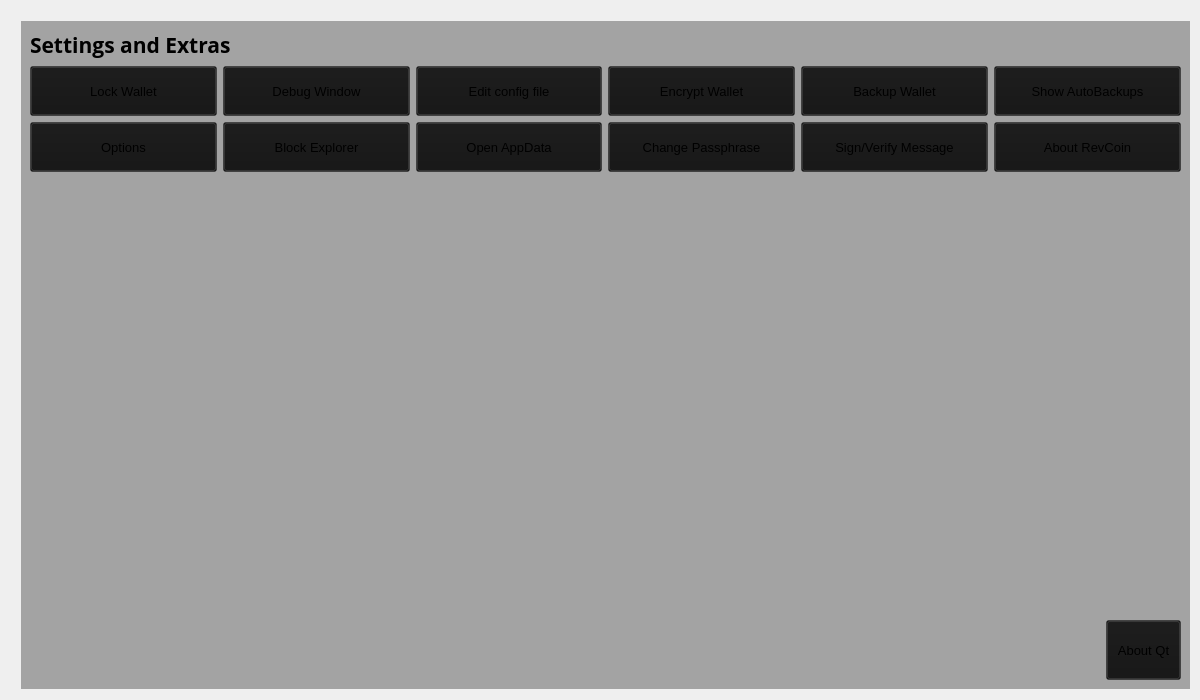
<?xml version="1.0" encoding="UTF-8"?>
<ui version="4.0">
 <class>SettingsPage</class>
 <widget class="QWidget" name="SettingsPage">
  <property name="windowModality">
   <enum>Qt::NonModal</enum>
  </property>
  <property name="enabled">
   <bool>true</bool>
  </property>
  <property name="geometry">
   <rect>
    <x>0</x>
    <y>0</y>
    <width>1200</width>
    <height>700</height>
   </rect>
  </property>
  <property name="sizePolicy">
   <sizepolicy hsizetype="Expanding" vsizetype="Expanding">
    <horstretch>0</horstretch>
    <verstretch>0</verstretch>
   </sizepolicy>
  </property>
  <property name="minimumSize">
   <size>
    <width>0</width>
    <height>0</height>
   </size>
  </property>
  <property name="acceptDrops">
   <bool>false</bool>
  </property>
  <property name="windowTitle">
   <string>Form</string>
  </property>
  <property name="styleSheet">
   <string notr="true"/>
  </property>
  <layout class="QGridLayout">
   <property name="sizeConstraint">
    <enum>QLayout::SetMaximumSize</enum>
   </property>
   <property name="leftMargin">
    <number>21</number>
   </property>
   <property name="topMargin">
    <number>21</number>
   </property>
   <property name="rightMargin">
    <number>10</number>
   </property>
   <item row="1" column="0">
    <widget class="QWidget" name="widget" native="true">
     <property name="sizePolicy">
      <sizepolicy hsizetype="Expanding" vsizetype="Expanding">
       <horstretch>0</horstretch>
       <verstretch>0</verstretch>
      </sizepolicy>
     </property>
     <property name="styleSheet">
      <string notr="true">background: transparent;
background-color: rgb(20, 20, 20, 0.35);
</string>
     </property>
     <layout class="QGridLayout" name="gridLayout01">
      <item row="2" column="0">
       <layout class="QHBoxLayout" name="horizontalLayout_3">
        <item>
         <widget class="QPushButton" name="options">
          <property name="minimumSize">
           <size>
            <width>0</width>
            <height>50</height>
           </size>
          </property>
          <property name="font">
           <font>
            <pointsize>10</pointsize>
           </font>
          </property>
          <property name="text">
           <string>Options</string>
          </property>
         </widget>
        </item>
        <item>
         <widget class="QPushButton" name="blockexplorer">
          <property name="minimumSize">
           <size>
            <width>0</width>
            <height>50</height>
           </size>
          </property>
          <property name="font">
           <font>
            <pointsize>10</pointsize>
           </font>
          </property>
          <property name="text">
           <string>Block Explorer</string>
          </property>
         </widget>
        </item>
        <item>
         <widget class="QPushButton" name="open_datafolder">
          <property name="minimumSize">
           <size>
            <width>0</width>
            <height>50</height>
           </size>
          </property>
          <property name="font">
           <font>
            <pointsize>10</pointsize>
           </font>
          </property>
          <property name="text">
           <string>Open AppData</string>
          </property>
         </widget>
        </item>
        <item>
         <widget class="QPushButton" name="changepassphrase">
          <property name="minimumSize">
           <size>
            <width>0</width>
            <height>50</height>
           </size>
          </property>
          <property name="font">
           <font>
            <pointsize>10</pointsize>
           </font>
          </property>
          <property name="text">
           <string>Change Passphrase</string>
          </property>
         </widget>
        </item>
        <item>
         <widget class="QPushButton" name="signmesage">
          <property name="minimumSize">
           <size>
            <width>0</width>
            <height>50</height>
           </size>
          </property>
          <property name="font">
           <font>
            <pointsize>10</pointsize>
           </font>
          </property>
          <property name="text">
           <string>Sign/Verify Message</string>
          </property>
         </widget>
        </item>
        <item>
         <widget class="QPushButton" name="aboutcoin">
          <property name="minimumSize">
           <size>
            <width>0</width>
            <height>50</height>
           </size>
          </property>
          <property name="font">
           <font>
            <pointsize>10</pointsize>
           </font>
          </property>
          <property name="text">
           <string>About RevCoin</string>
          </property>
         </widget>
        </item>
       </layout>
      </item>
      <item row="6" column="0">
       <layout class="QHBoxLayout" name="horizontalLayout_5">
        <property name="bottomMargin">
         <number>0</number>
        </property>
        <item>
         <spacer name="horizontalSpacer">
          <property name="orientation">
           <enum>Qt::Horizontal</enum>
          </property>
          <property name="sizeHint" stdset="0">
           <size>
            <width>40</width>
            <height>20</height>
           </size>
          </property>
         </spacer>
        </item>
        <item>
         <widget class="QPushButton" name="aboutqt">
          <property name="minimumSize">
           <size>
            <width>60</width>
            <height>60</height>
           </size>
          </property>
          <property name="maximumSize">
           <size>
            <width>75</width>
            <height>16777215</height>
           </size>
          </property>
          <property name="font">
           <font>
            <pointsize>10</pointsize>
           </font>
          </property>
          <property name="text">
           <string>About Qt</string>
          </property>
         </widget>
        </item>
       </layout>
      </item>
      <item row="0" column="0">
       <layout class="QHBoxLayout" name="horizontalLayout_4">
        <property name="spacing">
         <number>7</number>
        </property>
        <item>
         <widget class="QLabel" name="label_5">
          <property name="font">
           <font>
            <family>Open Sans,sans-serif</family>
            <pointsize>16</pointsize>
            <weight>75</weight>
            <bold>true</bold>
           </font>
          </property>
          <property name="styleSheet">
           <string notr="true">background: transparent;</string>
          </property>
          <property name="text">
           <string>Settings and Extras</string>
          </property>
         </widget>
        </item>
        <item>
         <spacer name="horizontalSpacer_2">
          <property name="orientation">
           <enum>Qt::Horizontal</enum>
          </property>
          <property name="sizeHint" stdset="0">
           <size>
            <width>40</width>
            <height>20</height>
           </size>
          </property>
         </spacer>
        </item>
       </layout>
      </item>
      <item row="1" column="0">
       <layout class="QHBoxLayout" name="horizontalLayout_2">
        <item>
         <widget class="QPushButton" name="lockwallet">
          <property name="minimumSize">
           <size>
            <width>0</width>
            <height>50</height>
           </size>
          </property>
          <property name="font">
           <font>
            <pointsize>10</pointsize>
           </font>
          </property>
          <property name="text">
           <string>Lock Wallet</string>
          </property>
         </widget>
        </item>
        <item>
         <widget class="QPushButton" name="debugwindow">
          <property name="minimumSize">
           <size>
            <width>0</width>
            <height>50</height>
           </size>
          </property>
          <property name="font">
           <font>
            <pointsize>10</pointsize>
           </font>
          </property>
          <property name="text">
           <string>Debug Window</string>
          </property>
         </widget>
        </item>
        <item>
         <widget class="QPushButton" name="editconf">
          <property name="minimumSize">
           <size>
            <width>0</width>
            <height>50</height>
           </size>
          </property>
          <property name="font">
           <font>
            <pointsize>10</pointsize>
           </font>
          </property>
          <property name="text">
           <string>Edit config file</string>
          </property>
         </widget>
        </item>
        <item>
         <widget class="QPushButton" name="encryptwallet">
          <property name="minimumSize">
           <size>
            <width>0</width>
            <height>50</height>
           </size>
          </property>
          <property name="font">
           <font>
            <pointsize>10</pointsize>
           </font>
          </property>
          <property name="text">
           <string>Encrypt Wallet</string>
          </property>
         </widget>
        </item>
        <item>
         <widget class="QPushButton" name="backupwallet">
          <property name="minimumSize">
           <size>
            <width>0</width>
            <height>50</height>
           </size>
          </property>
          <property name="font">
           <font>
            <pointsize>10</pointsize>
           </font>
          </property>
          <property name="text">
           <string>Backup Wallet</string>
          </property>
         </widget>
        </item>
        <item>
         <widget class="QPushButton" name="show_autobackups">
          <property name="minimumSize">
           <size>
            <width>0</width>
            <height>50</height>
           </size>
          </property>
          <property name="font">
           <font>
            <pointsize>10</pointsize>
           </font>
          </property>
          <property name="text">
           <string>Show AutoBackups</string>
          </property>
         </widget>
        </item>
       </layout>
      </item>
      <item row="3" column="0">
       <spacer name="verticalSpacer">
        <property name="orientation">
         <enum>Qt::Vertical</enum>
        </property>
        <property name="sizeHint" stdset="0">
         <size>
          <width>20</width>
          <height>40</height>
         </size>
        </property>
       </spacer>
      </item>
     </layout>
    </widget>
   </item>
  </layout>
 </widget>
 <resources/>
 <connections/>
</ui>
